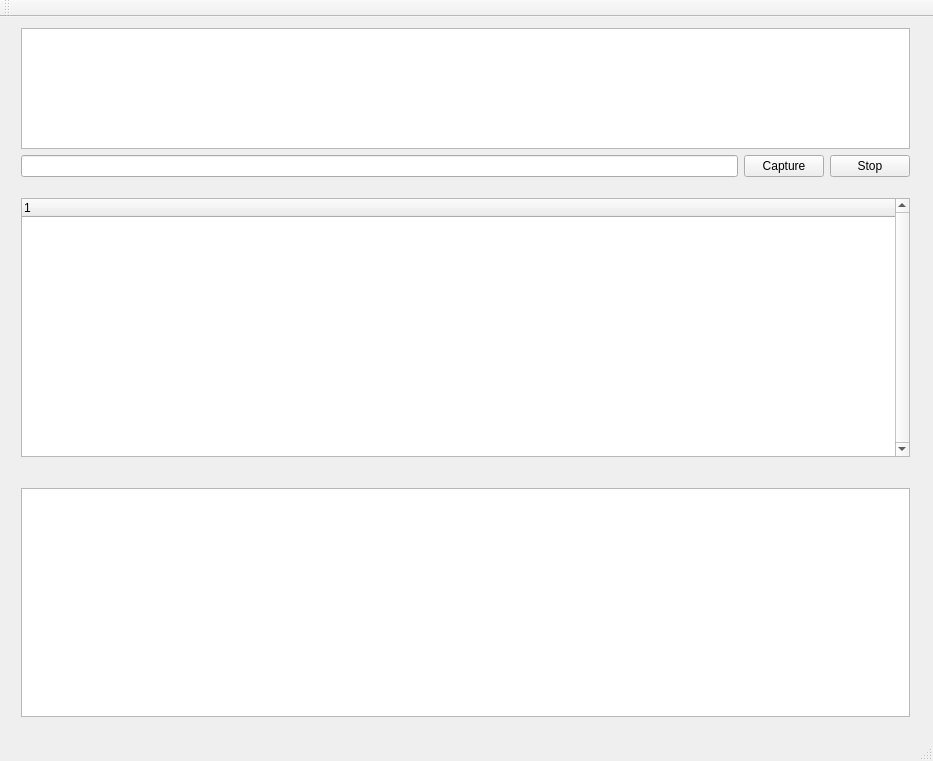
<?xml version="1.0" encoding="UTF-8"?>
<ui version="4.0">
 <class>wiredolphin</class>
 <widget class="QMainWindow" name="wiredolphin">
  <property name="geometry">
   <rect>
    <x>0</x>
    <y>0</y>
    <width>933</width>
    <height>761</height>
   </rect>
  </property>
  <property name="windowTitle">
   <string>wiredolphin</string>
  </property>
  <widget class="QWidget" name="centralWidget">
   <widget class="QWidget" name="verticalLayoutWidget">
    <property name="geometry">
     <rect>
      <x>10</x>
      <y>0</y>
      <width>911</width>
      <height>171</height>
     </rect>
    </property>
    <layout class="QVBoxLayout" name="verticalLayout">
     <item>
      <widget class="QPlainTextEdit" name="te_interfacelist">
       <property name="readOnly">
        <bool>true</bool>
       </property>
      </widget>
     </item>
     <item>
      <layout class="QHBoxLayout" name="horizontalLayout_3">
       <item>
        <widget class="QLineEdit" name="le_interfacenumber"/>
       </item>
       <item>
        <widget class="QPushButton" name="btn_capture">
         <property name="text">
          <string>Capture</string>
         </property>
        </widget>
       </item>
       <item>
        <widget class="QPushButton" name="btn_stop">
         <property name="text">
          <string>Stop</string>
         </property>
        </widget>
       </item>
      </layout>
     </item>
    </layout>
   </widget>
   <widget class="QWidget" name="verticalLayoutWidget_2">
    <property name="geometry">
     <rect>
      <x>10</x>
      <y>170</y>
      <width>911</width>
      <height>281</height>
     </rect>
    </property>
    <layout class="QVBoxLayout" name="verticalLayout_6">
     <item>
      <widget class="QTreeWidget" name="treewdgt_output">
       <property name="verticalScrollBarPolicy">
        <enum>Qt::ScrollBarAlwaysOn</enum>
       </property>
       <property name="autoScroll">
        <bool>false</bool>
       </property>
       <property name="columnCount">
        <number>1</number>
       </property>
       <column>
        <property name="text">
         <string notr="true">1</string>
        </property>
       </column>
      </widget>
     </item>
    </layout>
   </widget>
   <widget class="QWidget" name="verticalLayoutWidget_3">
    <property name="geometry">
     <rect>
      <x>10</x>
      <y>460</y>
      <width>911</width>
      <height>251</height>
     </rect>
    </property>
    <layout class="QVBoxLayout" name="verticalLayout_2">
     <item>
      <widget class="QPlainTextEdit" name="te_infooutput">
       <property name="readOnly">
        <bool>true</bool>
       </property>
      </widget>
     </item>
    </layout>
   </widget>
  </widget>
  <widget class="QMenuBar" name="menuBar">
   <property name="geometry">
    <rect>
     <x>0</x>
     <y>0</y>
     <width>933</width>
     <height>26</height>
    </rect>
   </property>
  </widget>
  <widget class="QToolBar" name="mainToolBar">
   <attribute name="toolBarArea">
    <enum>TopToolBarArea</enum>
   </attribute>
   <attribute name="toolBarBreak">
    <bool>false</bool>
   </attribute>
  </widget>
  <widget class="QStatusBar" name="statusBar"/>
 </widget>
 <layoutdefault spacing="6" margin="11"/>
 <resources/>
 <connections/>
</ui>
